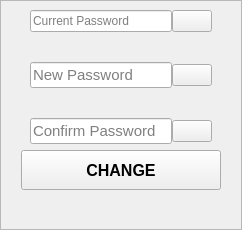
                    <widget class="QWidget" name="page_change_password">
                     <layout class="QVBoxLayout" name="verticalLayout_17">
                      <property name="leftMargin">
                       <number>0</number>
                      </property>
                      <property name="topMargin">
                       <number>0</number>
                      </property>
                      <property name="rightMargin">
                       <number>0</number>
                      </property>
                      <property name="bottomMargin">
                       <number>0</number>
                      </property>
                      <item>
                       <widget class="QFrame" name="change_password_frame">
                        <property name="styleSheet">
                         <string notr="true">PpagesFrameStyle</string>
                        </property>
                        <property name="frameShape">
                         <enum>QFrame::StyledPanel</enum>
                        </property>
                        <property name="frameShadow">
                         <enum>QFrame::Raised</enum>
                        </property>
                        <layout class="QVBoxLayout" name="verticalLayout_20">
                         <item>
                          <layout class="QVBoxLayout" name="verticalLayout_19">
                           <property name="spacing">
                            <number>30</number>
                           </property>
                           <property name="leftMargin">
                            <number>20</number>
                           </property>
                           <property name="rightMargin">
                            <number>20</number>
                           </property>
                           <item>
                            <layout class="QHBoxLayout" name="horizontalLayout_21">
                             <property name="spacing">
                              <number>0</number>
                             </property>
                             <item>
                              <widget class="QLineEdit" name="change_current_password_lineEdit">
                               <property name="placeholderText">
                                <string>Current Password</string>
                               </property>
                              </widget>
                             </item>
                             <item>
                              <widget class="QPushButton" name="change_current_password_eye_btn">
                               <property name="sizePolicy">
                                <sizepolicy hsizetype="Fixed" vsizetype="Fixed">
                                 <horstretch>0</horstretch>
                                 <verstretch>0</verstretch>
                                </sizepolicy>
                               </property>
                               <property name="cursor">
                                <cursorShape>PointingHandCursor</cursorShape>
                               </property>
                               <property name="styleSheet">
                                <string notr="true">PeyePushButtonStyle</string>
                               </property>
                               <property name="text">
                                <string/>
                               </property>
                               <property name="icon">
                                <iconset>
                                 <normaloff>:/resources/Icons/eye.png</normaloff>:/resources/Icons/eye.png</iconset>
                               </property>
                              </widget>
                             </item>
                            </layout>
                           </item>
                           <item>
                            <layout class="QHBoxLayout" name="horizontalLayout_22">
                             <property name="spacing">
                              <number>0</number>
                             </property>
                             <item>
                              <widget class="QLineEdit" name="change_new_password_lineEdit">
                               <property name="minimumSize">
                                <size>
                                 <width>0</width>
                                 <height>0</height>
                                </size>
                               </property>
                               <property name="maximumSize">
                                <size>
                                 <width>16777215</width>
                                 <height>16777215</height>
                                </size>
                               </property>
                               <property name="font">
                                <font>
                                 <pointsize>11</pointsize>
                                </font>
                               </property>
                               <property name="echoMode">
                                <enum>QLineEdit::Password</enum>
                               </property>
                               <property name="placeholderText">
                                <string>New Password</string>
                               </property>
                              </widget>
                             </item>
                             <item>
                              <widget class="QPushButton" name="change_new_password_eye_btn">
                               <property name="sizePolicy">
                                <sizepolicy hsizetype="Fixed" vsizetype="Fixed">
                                 <horstretch>0</horstretch>
                                 <verstretch>0</verstretch>
                                </sizepolicy>
                               </property>
                               <property name="cursor">
                                <cursorShape>PointingHandCursor</cursorShape>
                               </property>
                               <property name="styleSheet">
                                <string notr="true">PeyePushButtonStyle</string>
                               </property>
                               <property name="text">
                                <string/>
                               </property>
                               <property name="icon">
                                <iconset>
                                 <normaloff>:/resources/Icons/eye.png</normaloff>:/resources/Icons/eye.png</iconset>
                               </property>
                              </widget>
                             </item>
                            </layout>
                           </item>
                           <item>
                            <layout class="QHBoxLayout" name="horizontalLayout_23">
                             <property name="spacing">
                              <number>0</number>
                             </property>
                             <item>
                              <widget class="QLineEdit" name="change_confirm_password_lineEdit">
                               <property name="minimumSize">
                                <size>
                                 <width>0</width>
                                 <height>0</height>
                                </size>
                               </property>
                               <property name="maximumSize">
                                <size>
                                 <width>16777215</width>
                                 <height>16777215</height>
                                </size>
                               </property>
                               <property name="font">
                                <font>
                                 <pointsize>11</pointsize>
                                </font>
                               </property>
                               <property name="echoMode">
                                <enum>QLineEdit::Password</enum>
                               </property>
                               <property name="placeholderText">
                                <string>Confirm Password</string>
                               </property>
                              </widget>
                             </item>
                             <item>
                              <widget class="QPushButton" name="change_confirm_password_eye_btn">
                               <property name="sizePolicy">
                                <sizepolicy hsizetype="Fixed" vsizetype="Fixed">
                                 <horstretch>0</horstretch>
                                 <verstretch>0</verstretch>
                                </sizepolicy>
                               </property>
                               <property name="cursor">
                                <cursorShape>PointingHandCursor</cursorShape>
                               </property>
                               <property name="styleSheet">
                                <string notr="true">PeyePushButtonStyle</string>
                               </property>
                               <property name="text">
                                <string/>
                               </property>
                               <property name="icon">
                                <iconset>
                                 <normaloff>:/resources/Icons/eye.png</normaloff>:/resources/Icons/eye.png</iconset>
                               </property>
                              </widget>
                             </item>
                            </layout>
                           </item>
                          </layout>
                         </item>
                         <item>
                          <layout class="QVBoxLayout" name="verticalLayout_30">
                           <property name="spacing">
                            <number>16</number>
                           </property>
                           <item alignment="Qt::AlignHCenter">
                            <widget class="QPushButton" name="change_password_btn">
                             <property name="minimumSize">
                              <size>
                               <width>200</width>
                               <height>40</height>
                              </size>
                             </property>
                             <property name="maximumSize">
                              <size>
                               <width>200</width>
                               <height>40</height>
                              </size>
                             </property>
                             <property name="font">
                              <font>
                               <pointsize>12</pointsize>
                               <weight>75</weight>
                               <bold>true</bold>
                              </font>
                             </property>
                             <property name="cursor">
                              <cursorShape>PointingHandCursor</cursorShape>
                             </property>
                             <property name="styleSheet">
                              <string notr="true">PpagesMainPushButtonStyle</string>
                             </property>
                             <property name="text">
                              <string>CHANGE</string>
                             </property>
                            </widget>
                           </item>
                           <item>
                            <widget class="QLabel" name="change_password_message_label">
                             <property name="sizePolicy">
                              <sizepolicy hsizetype="Preferred" vsizetype="Fixed">
                               <horstretch>0</horstretch>
                               <verstretch>0</verstretch>
                              </sizepolicy>
                             </property>
                             <property name="styleSheet">
                              <string notr="true">PmessageLabelStyle</string>
                             </property>
                             <property name="text">
                              <string/>
                             </property>
                             <property name="alignment">
                              <set>Qt::AlignCenter</set>
                             </property>
                            </widget>
                           </item>
                          </layout>
                         </item>
                        </layout>
                       </widget>
                      </item>
                     </layout>
                    </widget>
